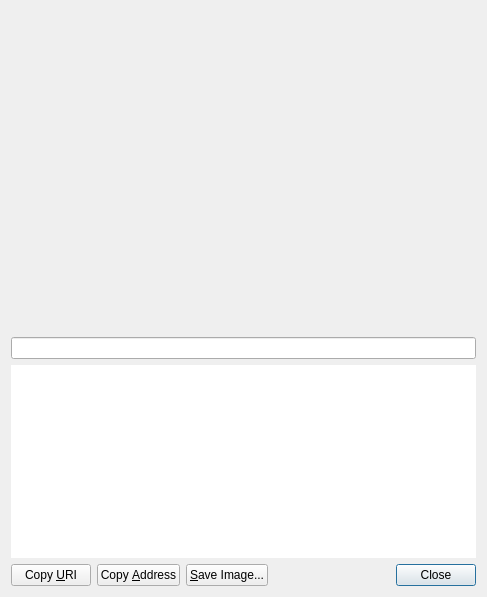
<?xml version="1.0" encoding="UTF-8"?>
<ui version="4.0">
 <class>ReceiveRequestDialog</class>
 <widget class="QDialog" name="ReceiveRequestDialog">
  <property name="geometry">
   <rect>
    <x>0</x>
    <y>0</y>
    <width>487</width>
    <height>597</height>
   </rect>
  </property>
  <layout class="QVBoxLayout" name="verticalLayout_3">
   <item>
    <widget class="QRImageWidget" name="lblQRCode">
     <property name="sizePolicy">
      <sizepolicy hsizetype="Expanding" vsizetype="Fixed">
       <horstretch>0</horstretch>
       <verstretch>0</verstretch>
      </sizepolicy>
     </property>
     <property name="minimumSize">
      <size>
       <width>300</width>
       <height>320</height>
      </size>
     </property>
     <property name="toolTip">
      <string>QR Code</string>
     </property>
     <property name="textFormat">
      <enum>Qt::PlainText</enum>
     </property>
     <property name="alignment">
      <set>Qt::AlignCenter</set>
     </property>
     <property name="wordWrap">
      <bool>true</bool>
     </property>
    </widget>
   </item>
   <item>
    <widget class="QLineEdit" name="lblAddress">
     <property name="readOnly">
      <bool>true</bool>
     </property>
     <property name="alignment">
      <set>Qt::AlignCenter</set>
     </property>
    </widget>
   </item>   
   <item>
    <widget class="QTextEdit" name="outUri">
     <property name="sizePolicy">
      <sizepolicy hsizetype="Expanding" vsizetype="Expanding">
       <horstretch>0</horstretch>
       <verstretch>0</verstretch>
      </sizepolicy>
     </property>
     <property name="minimumSize">
      <size>
       <width>0</width>
       <height>50</height>
      </size>
     </property>
     <property name="frameShape">
      <enum>QFrame::NoFrame</enum>
     </property>
     <property name="frameShadow">
      <enum>QFrame::Plain</enum>
     </property>
     <property name="tabChangesFocus">
      <bool>true</bool>
     </property>
     <property name="textInteractionFlags">
      <set>Qt::TextSelectableByKeyboard|Qt::TextSelectableByMouse</set>
     </property>
    </widget>
   </item>
   <item>
    <layout class="QHBoxLayout" name="horizontalLayout">
     <item>
      <widget class="QPushButton" name="btnCopyURI">
       <property name="text">
        <string>Copy &amp;URI</string>
       </property>
       <property name="autoDefault">
        <bool>false</bool>
       </property>
      </widget>
     </item>
     <item>
      <widget class="QPushButton" name="btnCopyAddress">
       <property name="text">
        <string>Copy &amp;Address</string>
       </property>
       <property name="autoDefault">
        <bool>false</bool>
       </property>
      </widget>
     </item>
     <item>
      <widget class="QPushButton" name="btnSaveAs">
       <property name="text">
        <string>&amp;Save Image...</string>
       </property>
       <property name="autoDefault">
        <bool>false</bool>
       </property>
      </widget>
     </item>
     <item>
      <spacer name="horizontalSpacer_2">
       <property name="orientation">
        <enum>Qt::Horizontal</enum>
       </property>
       <property name="sizeHint" stdset="0">
        <size>
         <width>40</width>
         <height>20</height>
        </size>
       </property>
      </spacer>
     </item>
     <item>
      <widget class="QDialogButtonBox" name="buttonBox">
       <property name="standardButtons">
        <set>QDialogButtonBox::Close</set>
       </property>
      </widget>
     </item>
    </layout>
   </item>
  </layout>
 </widget>
 <customwidgets>
  <customwidget>
   <class>QRImageWidget</class>
   <extends>QLabel</extends>
   <header>receiverequestdialog.h</header>
  </customwidget>
 </customwidgets>
 <resources/>
 <connections>
  <connection>
   <sender>buttonBox</sender>
   <signal>rejected()</signal>
   <receiver>ReceiveRequestDialog</receiver>
   <slot>reject()</slot>
   <hints>
    <hint type="sourcelabel">
     <x>452</x>
     <y>573</y>
    </hint>
    <hint type="destinationlabel">
     <x>243</x>
     <y>298</y>
    </hint>
   </hints>
  </connection>
  <connection>
   <sender>buttonBox</sender>
   <signal>accepted()</signal>
   <receiver>ReceiveRequestDialog</receiver>
   <slot>accept()</slot>
   <hints>
    <hint type="sourcelabel">
     <x>452</x>
     <y>573</y>
    </hint>
    <hint type="destinationlabel">
     <x>243</x>
     <y>298</y>
    </hint>
   </hints>
  </connection>
 </connections>
</ui>
